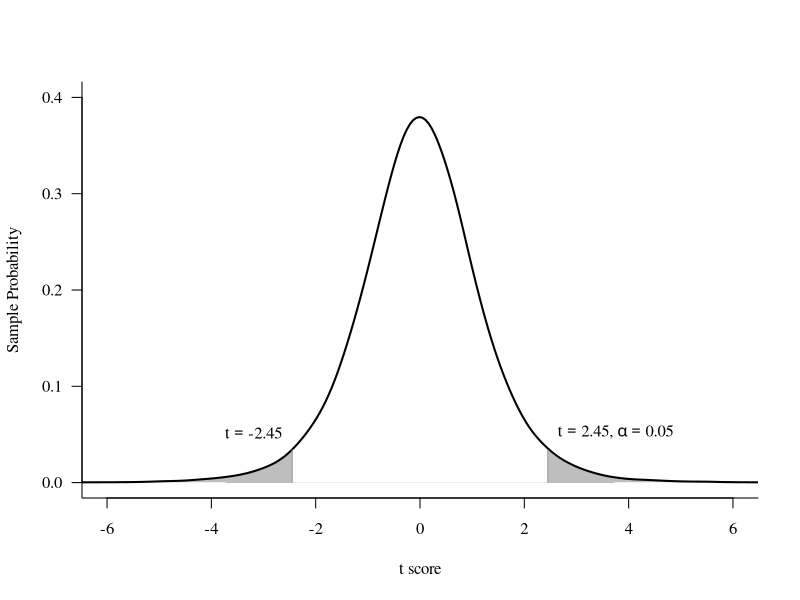

The R source for this figure:
df <- 6

alpha_significance<-0.05

crit.t <- round(qt(1-alpha_significance/2, df),2)

x <- rt(100000,df)

png(file='09_t_distrib.png', bg="transparent", width=1000, height=607)

op <- par(family='serif')
coord.x2 <- c(crit.t, seq(crit.t,6,0.01), 3)
coord.y2 <- c(0,dt(seq(crit.t,6,0.01),df),0)
coord.x1 <- c(-3, seq(-6,-crit.t,0.01), -crit.t)
coord.y1 <- c(0,dt(seq(-6,-crit.t,0.01),df),0)
plot((density(x, adjust=2)),type="n",ylim=c(0,0.4),xlim=c(-6,6), bty='l', las = 1,
     main="", ylab="Sample Probability", xlab="t score")
polygon(coord.x2,coord.y2, col='gray', border=NA)
polygon(coord.x1,coord.y1, col='gray', border=NA)
lines(density(x, adjust=2), lwd=2)
#axis(2,0.05, las=1)

segments(crit.t,0, crit.t,0.034, lty=1, col='grey60')
segments(-crit.t,0, -crit.t,0.034, lty=1, col='grey60')
text(crit.t,0.05,bquote(t==.(crit.t)*',' ~ alpha==0.05), pos=4)
text(-crit.t,0.05,bquote(t==.(-crit.t)), pos=2)
par(op)

dev.off()

#segments (-6, 0.025, -crit.t, 0.025, lty=2)

